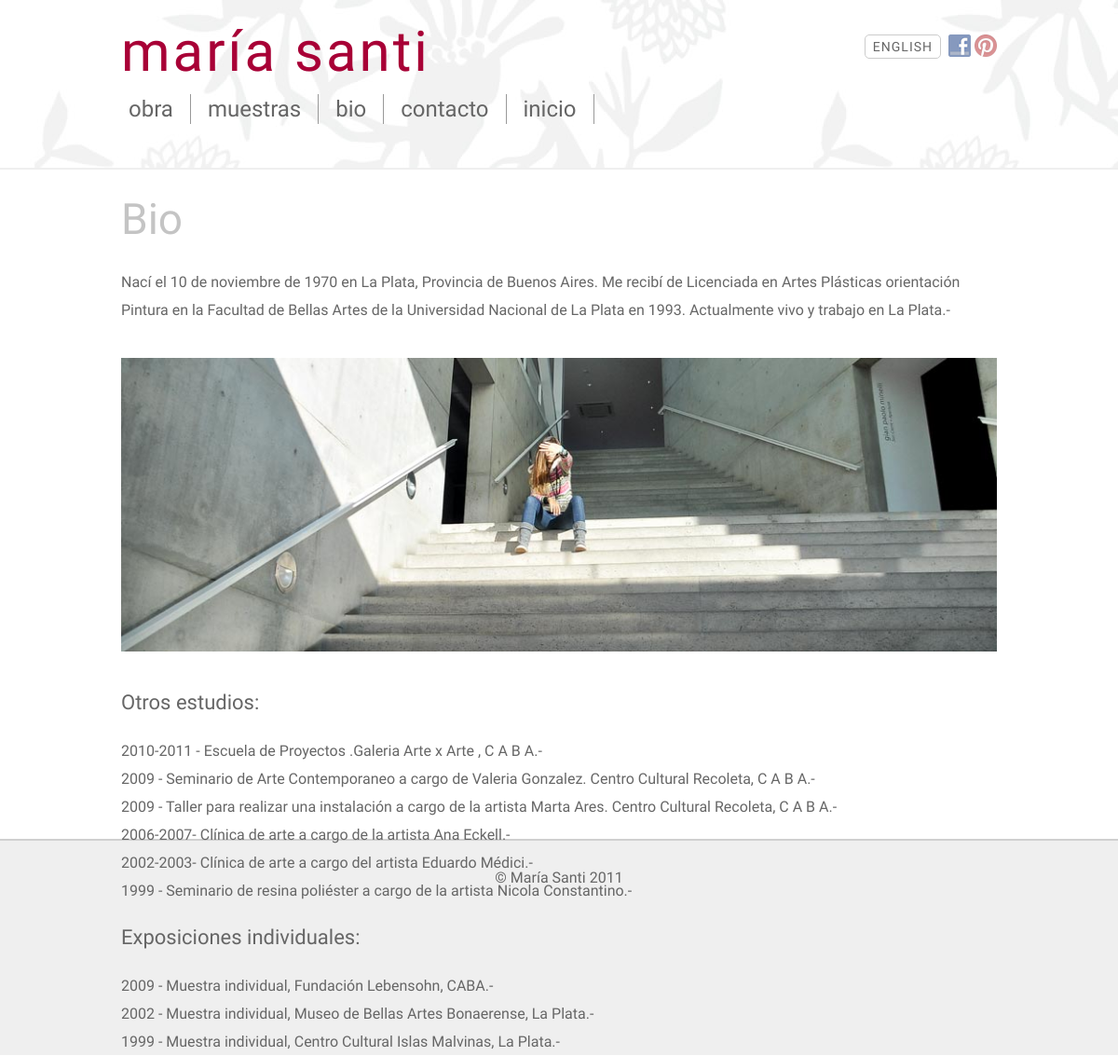
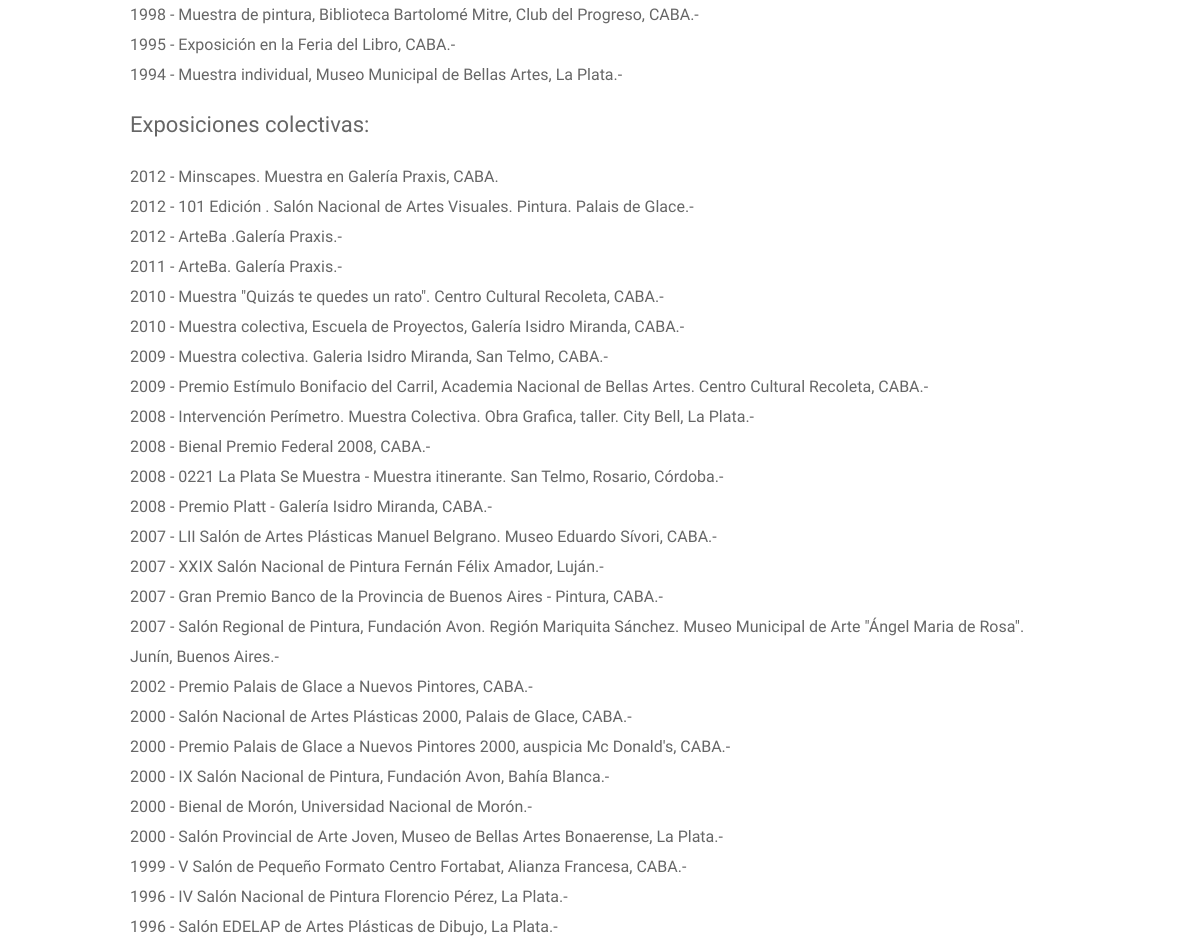
Page /templates/biografia.php on the committed database (2 pictures, top to bottom).
### tables this page shows
CREATE TABLE IF NOT EXISTS `textos` (
  `idTexto` int(11) NOT NULL AUTO_INCREMENT,
  `cuerpoTexto` text NOT NULL,
  `Pagina` int(11) NOT NULL,
  `idiomaTexto` varchar(2) NOT NULL COMMENT 'es -> Español; en -> Inglés',
  PRIMARY KEY (`idTexto`)
);

### php/funciones.php (called while the page is built, shortened)
<?php
$localhost = true;
if($localhost)
{
	function conectar()
	{
		$conexion = mysql_connect('localhost','root','') or die(mysql_error());
		return $conexion;
	}
}
		?>
		<?php
        function obtenerTextoPagina($pagina, $idioma)
        {
            $conexion = conectar();
            $sql = "SELECT *
                    FROM textos
                    WHERE Pagina = ".$pagina."
                    AND idiomaTexto = '".$idioma."'";
            $res = mysql_query($sql, $conexion);
            if(!$res)
            {
                return -1;
            }
            else
            {
                if(mysql_num_rows($res) == 0)
                {
                    $sql = "SELECT *
                    FROM textos
                    WHERE Pagina = ".$pagina."
                    AND idiomaTexto = 'es'";
                    $res = mysql_query($sql, $conexion);
                    if(!$res)
                    {
                        return -1;
                    }
                    else
                    {
                        if(mysql_num_rows($res) == 0)
                        {
                            return 0;
                        }
                        else
                        {
                            $row = mysql_fetch_array($res);
                            return $row;
                        }
                    }
                }
                else
                {
                    $row = mysql_fetch_array($res);
                    return $row;
                }
            }
        }
?>

### templates/biografia.php (the view, shortened to what this page needs)
<?php
	include_once('../php/config.php');
	include_once('../php/funciones.php');
	include_once('head.php');
?>
</head>
<body id="interiores">
<div id="cabecera">
<div id="cont-cabecera">
<h1>maría santi </h1>
<?php require_once ("menu.php")?>
</div>
</div>
<div id="cuerpo">
  <h2>Bio</h2>
  <div class="txtEditado">
	<?php
            $text = obtenerTextoPagina(31, $idioma);
            switch ($text) {
                default:
                    if(isset($_SESSION['Usuario']) && ($_SESSION['Usuario'] == "checked"))
                    {
                        ?>
        <form id="formTextoPagTresUno" action="<?php echo PATH_ADMIN ?>agregarTexto.php" method="post">
                <textarea id="editor31" name="cuerpoTexto"><?php echo $text['cuerpoTexto']; ?></textarea>
                <input type="hidden" name="idTexto" value="<?php echo $text['idTexto'] ?>" />
                <input type="hidden" name="idioma" value="<?php echo $idioma ?>" />
                <input class="enviarTextoPagTresDos btnAdmin" type="button" value="Publicar"/>
        </form>
                        <?php
                    }
                    else
                    {
                        echo $text['cuerpoTexto'];
                    }
                    break;
            }
        ?>
	</div>
    <img class="biografia" src="<?php echo PATH_IMAGES ?>maria-santi.jpg" width="940" height="315" alt="María Santi" />
	<div class="txtEditado">
	<?php
            $text = obtenerTextoPagina(32, $idioma);
                switch ($text) {
                    default:
                        if(isset($_SESSION['Usuario']) && ($_SESSION['Usuario'] == "checked"))
                        {
                            ?>
            <form id="formTextoPagTresDos" action="<?php echo PATH_ADMIN ?>agregarTexto.php" method="post">
                    <textarea id="editor32" name="cuerpoTexto"><?php echo $text['cuerpoTexto']; ?></textarea>
                    <input type="hidden" name="idTexto" value="<?php echo $text['idTexto']; ?>" />
                    <input type="hidden" name="idioma" value="<?php echo $idioma ?>" />
                    <input class="enviarTextoPagTresDos btnAdmin" type="button" value="Publicar"/>
            </form>
                            <?php
                        }
                        else
                        {
                            echo $text['cuerpoTexto'];
                        }
                        break;
                }
        ?>
    </div>
</div>
<?php require_once ("footer.php")?>
</body>
</html>

### css/estilos.css (style rules this page uses)
body { font-family: 'Questrial', sans-serif; font-size:16px; color:#666; margin:0; }
body#interiores { background:url(../images/fondo-body.jpg) repeat-x }
#cabecera { height:160px; padding-top:20px; border-bottom: solid 2px #EFEFEF }
#cont-cabecera { position:relative; width:940px; margin:0 auto }
h1, h2, h3, h4 { font-weight:normal }
h1 { font-size:60px; color:#A80036; letter-spacing:3px; margin:0 }
#cuerpo h2 { font-size:46px; color:#c4c4c4; }
h3 { font-size:24px; margin-top:50px }
img.biografia { margin:20px 0 }
img { border:0 }
.txtEditado h2, .txtEditado h3 { font-size:22px !important; color:#666 !important; margin-top:20px !important }

### rows in the picture
textos: cuerpoTexto "Nací el 10 de noviembre de 1970 en La Plata, Provincia de Buenos Aires. Me recibí de Licenciada en Artes Plásticas orientación Pintura en la Facultad de Bellas Artes de la Universidad Nacional de La Plata en 1993. Actualmente vivo y trabajo en La Plata.-"
textos: cuerpoTexto "Otros estudios: 2010-2011 - Escuela de Proyectos .Galeria Arte x Arte , C A B A.- 2009 - Seminario de Arte Contemporaneo a cargo de Valeria Gonzalez. Centro Cultural Recoleta, C A B A.- 2009 - Taller para realizar una instalación a cargo de la artista Marta Ares. Centro Cultural Recoleta, C A B A.- 2006-2007- Clínica de arte a cargo de la artista Ana Eckell.- 2002-2003- Clínica de arte a cargo del artista Eduardo Médici.- 1999 - Seminario de resina poliéster a cargo de la artista Nicola Constantino.- Exposiciones individuales: 2009 - Muestra individual, Fundación Lebensohn, CABA.- 2002 - Muestra individual, Museo de Bellas Artes Bonaerense, La Plata.- 1999 - Muestra individual, Centro…"

### other values in the picture
$text['obra'] "obra"
$text['muestras'] "muestras"
$text['bio'] "bio"
$text['contacto'] "contacto"
$text['inicio'] "inicio"
